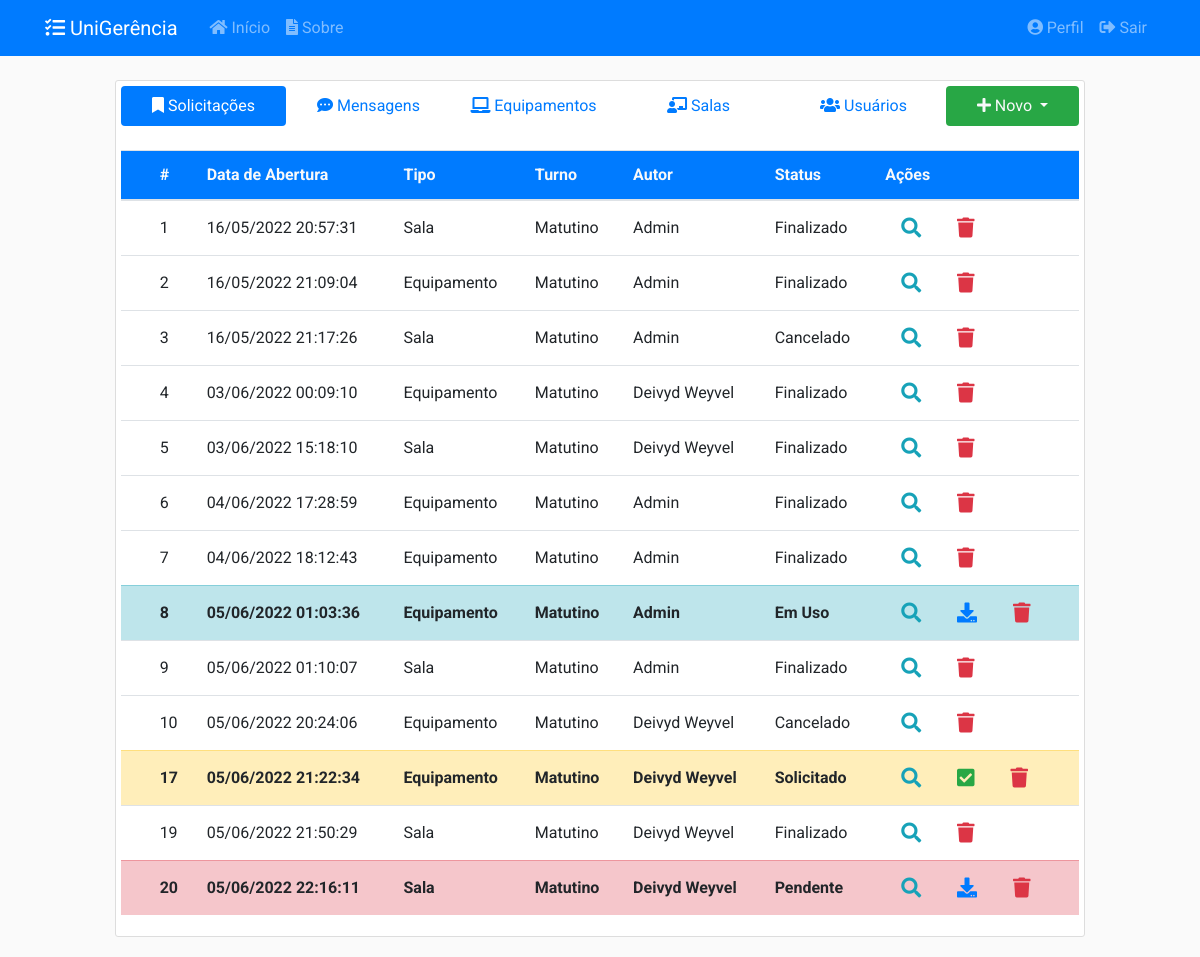
/ (signed in), run on the app's committed database.
### app/models/solicitacoes.py (models this page shows, shortened)
class Solicitacao(db.Model):
    __tablename__ = 'solicitacoes'
    __table_args__ = {'extend_existing': True}
    id = db.Column(db.Integer, primary_key=True)
    status = db.Column(db.Enum(Status), default=Status.ABERTO.name)
    data_abertura = db.Column(db.DateTime, nullable=False,
                              default=datetime.now().astimezone(fuso_horario))
    data_inicio_pref = db.Column(db.Date, nullable=False)
    data_fim_pref = db.Column(db.Date, nullable=False)
    data_retirada = db.Column(db.DateTime, nullable=True)
    data_devolucao = db.Column(db.DateTime, nullable=True)
    data_cancelamento = db.Column(db.DateTime, nullable=True)
    data_finalizacao = db.Column(db.DateTime, nullable=True)
    quantidade = db.Column(db.Integer, nullable=False, default=0)
    descricao = db.Column(db.String(20), nullable=False)
    tipo = db.Column(db.String(20), nullable=False)
    ativo = db.Column(db.Boolean, nullable=False, default=True)
    usuario_id = db.Column(db.Integer, db.ForeignKey('usuarios.id'),
                           nullable=False)
    turno_id = db.Column(db.Integer, db.ForeignKey('turnos.id'),
                           nullable=False)
    turno = db.relationship('Turno', back_populates='solicitacoes')
    def recupera_tudo():
        return Solicitacao.query.filter_by(ativo=True).all()
    def verifica_em_uso(self):
        if self.status.name == 'EMUSO':
            return True
        else:
            return False
    def verifica_atraso(self):
        if (datetime.now().astimezone(fuso_horario) >
            self.data_devolucao.astimezone(fuso_horario)):
            return True
        else:
            return False
    __mapper_args__ = {
        'polymorphic_identity': 'SOLICITACAO',
        'polymorphic_on': tipo
    }

class SolicitacaoSala(Solicitacao):
    __tablename__ = 'solicitacoes_salas'
    id = db.Column(db.Integer, db.ForeignKey('solicitacoes.id'), primary_key=True)
    setor_id = db.Column(db.Integer, db.ForeignKey('setores.id'), nullable=False)
    setor = db.relationship('Setor', back_populates='solicitacoes')
    salas = db.relationship('Sala', secondary= solicitacao_s,
                                    back_populates='solicitacoes')
    __mapper_args__ = {
        'polymorphic_identity': 'SALA',
    }

class Solicitacao(db.Model):
    __tablename__ = 'solicitacoes'
    __table_args__ = {'extend_existing': True}
    id = db.Column(db.Integer, primary_key=True)
    status = db.Column(db.Enum(Status), default=Status.ABERTO.name)
    data_abertura = db.Column(db.DateTime, nullable=False,
                              default=datetime.now().astimezone(fuso_horario))
    data_inicio_pref = db.Column(db.Date, nullable=False)
    data_fim_pref = db.Column(db.Date, nullable=False)
    data_retirada = db.Column(db.DateTime, nullable=True)
    data_devolucao = db.Column(db.DateTime, nullable=True)
    data_cancelamento = db.Column(db.DateTime, nullable=True)
    data_finalizacao = db.Column(db.DateTime, nullable=True)
    quantidade = db.Column(db.Integer, nullable=False, default=0)
    descricao = db.Column(db.String(20), nullable=False)
    tipo = db.Column(db.String(20), nullable=False)
    ativo = db.Column(db.Boolean, nullable=False, default=True)
    usuario_id = db.Column(db.Integer, db.ForeignKey('usuarios.id'),
                           nullable=False)
    turno_id = db.Column(db.Integer, db.ForeignKey('turnos.id'),
                           nullable=False)
    turno = db.relationship('Turno', back_populates='solicitacoes')
    def recupera_tudo():
        return Solicitacao.query.filter_by(ativo=True).all()
    def verifica_em_uso(self):
        if self.status.name == 'EMUSO':
            return True
        else:
            return False
    def verifica_atraso(self):
        if (datetime.now().astimezone(fuso_horario) >
            self.data_devolucao.astimezone(fuso_horario)):
            return True
        else:
            return False
    __mapper_args__ = {
        'polymorphic_identity': 'SOLICITACAO',
        'polymorphic_on': tipo
    }

class Turno(db.Model):
    __tablename__ = 'turnos'
    __table_args__ = {'extend_existing': True}
    id = db.Column(db.Integer, primary_key=True)
    name = db.Column(db.String(20), unique=True, nullable=False)
    data_inicio = db.Column(db.Time, nullable=False)
    data_fim = db.Column(db.Time, nullable=False)
    ativo = db.Column(db.Boolean, nullable=False, default=True)
    solicitacoes = db.relationship('Solicitacao', back_populates='turno')
    def __repr__(self):
        return f"{self.name} (Início: {self.data_inicio} / Fim: {self.data_fim})"

class SolicitacaoEquipamento(Solicitacao):
    __tablename__ = 'solicitacoes_equipamentos'
    id = db.Column(db.Integer, db.ForeignKey('solicitacoes.id'), primary_key=True)
    tipo_eqp_id = db.Column(db.Integer, db.ForeignKey('tipos_equipamento.id'),
                           nullable=True)
    equipamentos = db.relationship('Equipamento', secondary=solicitacao_e,
                                   back_populates='solicitacoes')
    tipo_eqp = db.relationship('TipoEquipamento', back_populates='solicitacoes')
    __mapper_args__ = {
        'polymorphic_identity': 'EQUIPAMENTO'
    }

### app/models/usuarios.py (models this page shows, shortened)
class Usuario(db.Model, UserMixin):
    __tablename__ = 'usuarios'
    __table_args__ = {'extend_existing': True}
    id = db.Column(db.Integer, primary_key=True)
    nome = db.Column(db.String(100), nullable=False)
    identificacao = db.Column(db.String(20), unique=True, nullable=False)
    email = db.Column(db.String(100), unique=True, nullable=False)
    senha = db.Column(db.String(60), nullable=False)
    data_cadastro = db.Column(db.DateTime, nullable=False,
                              default=datetime.now().astimezone(fuso_horario))
    data_atualizacao = db.Column(db.DateTime, nullable=True)
    tipo = db.Column(db.Enum(TipoUsuario), nullable=False)
    ativo = db.Column(db.Boolean, nullable=False, default=True)
    imagem_perfil = db.Column(db.String(20), nullable=False,
                              default='default.jpg')
    posts = db.relationship('Post', backref='autor',
                            foreign_keys='Post.usuario_id', lazy=True)
    recipiente = db.relationship('Post', backref='destinatario',
                                 foreign_keys='Post.destinatario_id', lazy=True)
    solicitacoes = db.relationship('Solicitacao', backref='autor', lazy=True)
    relatorios = db.relationship('Relatorio', backref='autor', lazy=True)
    def recupera_tudo():
        return Usuario.query.filter_by(ativo=True).all()

### app/controllers/principal.py (the view)
@principal.route("/", methods=['GET', 'POST'])
@login_required
def inicio():
    tab = request.args.get('tab', 1, type=int)
    solicitacoes = Solicitacao.recupera_tudo()
    posts = Post.recupera_tudo()
    equipamentos = Equipamento.recupera_tudo()
    salas = Sala.recupera_tudo()
    usuarios = Usuario.recupera_tudo()
    for solicitacao in solicitacoes:
        if Solicitacao.verifica_em_uso(solicitacao):
            if Solicitacao.verifica_atraso(solicitacao):
                Solicitacao.atualiza_status_pendente(solicitacao)
                envia_email_atraso(solicitacao)
                if Solicitacao.verifica_autor(solicitacao, current_user):
                    flash('Você possui uma solicitação atrasada.', 'warning')
                if Usuario.verifica_admin(current_user):
                    flash('Existe uma nova solicitação em atraso.', 'warning')
    form = EntregaSolicitacaoForm()
    return render_template('principal/inicio.html', tab=tab, form=form,
                           posts=posts, equipamentos=equipamentos, salas=salas,
                           usuarios=usuarios, solicitacoes=solicitacoes)

### app/models/equipamentos.py (called while the page is built)
    def recupera_tudo():
        return Equipamento.query.filter_by(ativo=True).all()

    def __repr__(self):
        return f"{self.patrimonio} - {self.descricao}"

### app/models/posts.py (called while the page is built)
    def recupera_tudo():
        return Post.query.filter_by(ativo=True).all()

### app/models/salas.py (called while the page is built)
    def recupera_tudo():
        return Sala.query.filter_by(ativo=True).all()

### app/models/usuarios.py (called while the page is built)
@login_manager.user_loader
def load_user(user_id):
    return Usuario.query.get(int(user_id))

### app/templates/principal/inicio.html (shortened to what this page needs)
{% extends "layout.html" %}
{% block inicio %}
<div class="content-section">
  <nav class="pb-4 align-middle">
    <div class="nav nav-pills nav-justified flex-column flex-md-row align-middle" id="pills-tab" role="tablist">
      <a class="nav-item nav-link {% if tab == 1 %}active{% endif %}" id="pills-1-tab" data-toggle="pill" href="#pills-1" role="tab"><i class="fas fa-bookmark"></i>&nbsp;Solicitações</a>
      <a class="nav-item nav-link {% if tab == 2 %}active{% endif %}" id="pills-2-tab" data-toggle="pill" href="#pills-2" role="tab"><i class="fas fa-comment-dots"></i>&nbsp;Mensagens</a>
      {% if current_user.tipo.name == 'ADMIN' %}
        <a class="nav-item nav-link {% if tab == 3 %}active{% endif %}" id="pills-3-tab" data-toggle="pill" href="#pills-3" role="tab"><i class="fas fa-laptop"></i>&nbsp;Equipamentos</a>
        <a class="nav-item nav-link {% if tab == 4 %}active{% endif %}" id="pills-4-tab" data-toggle="pill" href="#pills-4" role="tab"><i class="fas fa-chalkboard-teacher"></i>&nbsp;Salas</a>
        <a class="nav-item nav-link {% if tab == 5 %}active{% endif %}" id="pills-5-tab" data-toggle="pill" href="#pills-5" role="tab"><i class="fas fa-users"></i>&nbsp;Usuários</a>
      {% endif %}
      <div class="nav-item dropdown">
        <a class="nav-link dropdown-toggle bg-success text-light" href="#" id="navbarDropdown" role="button" data-toggle="dropdown">
          <i class="fas fa-plus"></i>&nbsp;Novo
        </a>
      </div>
    </div>
  </nav>
  <div class="tab-content flex-md-row" id="nav-tabContent">
    <div class="tab-pane fade {% if tab == 1 %}show active{% endif %}" id="pills-1" role="tabpanel">
      {% include 'principal/tabela/solicitacoes.html' %}
    </div>
  </div>
</div>
{% endblock inicio %}

### app/templates/principal/tabela/solicitacoes.html (shortened to what this page needs)
<table id="table-solicitacoes" class="table stripe order-column dt-responsive nowrap table-hover" style="width:100%">
    <thead>
    <tr class="bg-primary text-light">
        <th class="align-middle"></th>
        <th class="align-middle">#</th>
        <th class="align-middle">Data de Abertura</th>
        <th class="align-middle">Tipo</th>
        <th class="align-middle">Turno</th>
        <th class="align-middle">Autor</th>
        <th class="align-middle">Status</th>
        <th class="align-middle">Ações</th>
    </tr>
    </thead>
    <tbody>
    {% for solicitacao in solicitacoes %}
    {% if current_user == solicitacao.autor or current_user.tipo.name == 'ADMIN' %}
        {% if solicitacao.status.name == 'ABERTO' %}
            <tr class="table-secondary font-weight-bold">
        {% elif solicitacao.status.name == 'PENDENTE' %}
            <tr class="table-danger font-weight-bold">
        {% elif solicitacao.status.name == 'SOLICITADO' %}
            <tr class="table-warning font-weight-bold">
        {% elif solicitacao.status.name == 'CONFIRMADO' %}
            <tr class="table-success font-weight-bold">
        {% elif solicitacao.status.name == 'EMUSO' %}
            <tr class="table-info font-weight-bold">
        {% elif solicitacao.status.name == 'CANCELADO' or solicitacao.status.name == 'FECHADO' %}
            <tr class="">
        {% else %}
            <tr>
        {% endif %}
            <td class="align-middle"></td>
            <td class="align-middle">{{ solicitacao.id }}</td>
            <td class="align-middle">{{ solicitacao.data_abertura.strftime('%d/%m/%Y %H:%M:%S') }}</td>
            {% if solicitacao.tipo == 'EQUIPAMENTO' %}
                <td class="align-middle">Equipamento</td>
            {% elif solicitacao.tipo == 'SALA'%}
                <td class="align-middle">Sala</td>
            {% endif %}
            <td class="align-middle">{{ solicitacao.turno.name }}</td>
            <td class="align-middle">{{ solicitacao.autor.nome }}</td>
            <td class="align-middle">{{ solicitacao.status.value }}</td>
            <td class="align-middle">
                <a class="btn-lg btn-outline-info" href="#" data-toggle="modal" data-target="#visualizarSolicitacao{{ solicitacao.id }}"><i class="fas fa-search"></i></a>
                {% if current_user.tipo.name == 'ADMIN' %}
                    {% if solicitacao.status.name == 'ABERTO' or solicitacao.status.name == 'SOLICITADO' %}
                        <a class="btn-lg btn-outline-success" href="{{url_for('solicitacoes.confirma_solicitacao', solicitacao_id=solicitacao.id)}}"><i class="fas fa-check-square"></i></a>
                    {% endif %}
                    {% if solicitacao.status.name == 'EMUSO' or solicitacao.status.name == 'PENDENTE' %}
                        <a class="btn-lg btn-outline-primary" href="#" data-toggle="modal" data-target="#receberSolicitacao{{ solicitacao.id }}"><i class="fas fa-download"></i></a>
                    {% endif %}
                {% endif %}
                {% if current_user.tipo.name == 'ADMIN' %}
                    <a class="btn-lg btn-outline-danger" href="#" data-toggle="modal" data-target="#excluirSolicitacao{{ solicitacao.id }}"><i class="fas fa-trash"></i></a>
                {% endif %}
            </td>
        </tr>
    {% endif %}
    {% endfor %}
    </tbody>
</table>

### app/static/css/main.css (style rules this page uses)
body { background: #fafafad5; color: #333333; margin-top: 5rem; font-family: 'Roboto' !important; }
html { scroll-behavior: smooth; }
.content-section { background: #ffffff; padding: 5px 5px; border: 1px solid #dddddd; border-radius: 3px; margin-bottom: 20px; }

### data on the page
SolicitacaoSala: id "1", data_abertura "16/05/2022 20:57:31", shows "Sala", turno.name "Matutino", autor.nome "Admin", status.value "Finalizado"
SolicitacaoEquipamento: id "2", data_abertura "16/05/2022 21:09:04", shows "Equipamento", turno.name "Matutino", autor.nome "Admin", status.value "Finalizado"
SolicitacaoSala: id "3", data_abertura "16/05/2022 21:17:26", shows "Sala", turno.name "Matutino", autor.nome "Admin", status.value "Cancelado"
SolicitacaoEquipamento: id "4", data_abertura "03/06/2022 00:09:10", shows "Equipamento", turno.name "Matutino", autor.nome "Deivyd Weyvel", status.value "Finalizado"
SolicitacaoSala: id "5", data_abertura "03/06/2022 15:18:10", shows "Sala", turno.name "Matutino", autor.nome "Deivyd Weyvel", status.value "Finalizado"
SolicitacaoEquipamento: id "6", data_abertura "04/06/2022 17:28:59", shows "Equipamento", turno.name "Matutino", autor.nome "Admin", status.value "Finalizado"
SolicitacaoEquipamento: id "7", data_abertura "04/06/2022 18:12:43", shows "Equipamento", turno.name "Matutino", autor.nome "Admin", status.value "Finalizado"
SolicitacaoEquipamento: id "8", data_abertura "05/06/2022 01:03:36", shows "Equipamento", turno.name "Matutino", autor.nome "Admin", status.value "Em Uso"
SolicitacaoSala: id "9", data_abertura "05/06/2022 01:10:07", shows "Sala", turno.name "Matutino", autor.nome "Admin", status.value "Finalizado"
SolicitacaoEquipamento: id "10", data_abertura "05/06/2022 20:24:06", shows "Equipamento", turno.name "Matutino", autor.nome "Deivyd Weyvel", status.value "Cancelado"
SolicitacaoEquipamento: id "17", data_abertura "05/06/2022 21:22:34", shows "Equipamento", turno.name "Matutino", autor.nome "Deivyd Weyvel", status.value "Solicitado"
SolicitacaoSala: id "19", data_abertura "05/06/2022 21:50:29", shows "Sala", turno.name "Matutino", autor.nome "Deivyd Weyvel", status.value "Finalizado"
SolicitacaoSala: id "20", data_abertura "05/06/2022 22:16:11", shows "Sala", turno.name "Matutino", autor.nome "Deivyd Weyvel", status.value "Pendente"
